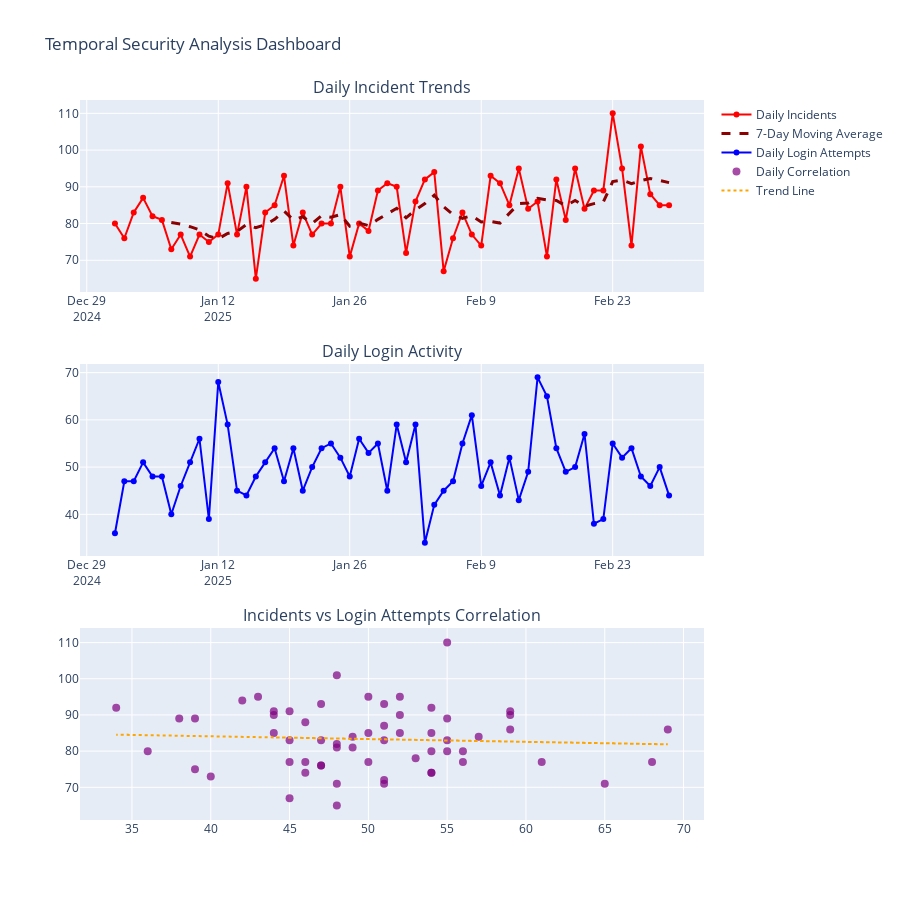

Notebook source saved alongside this figure:
### Markdown cell above
<a id="temporal"></a>
## 4. Temporal Analysis & Trends

Analyze incident patterns over time, identify trends, seasonality, and temporal correlations.

### Code cell
# Time series analysis
def temporal_analysis(incidents_clean, logins_clean):
    """Perform comprehensive temporal analysis"""
    print("TEMPORAL ANALYSIS & TRENDS")

    # Daily incident trends
    daily_incidents = incidents_clean.groupby('date').size().reset_index(name='incidents')
    daily_incidents['date'] = pd.to_datetime(daily_incidents['date'])
    daily_incidents = daily_incidents.sort_values('date')

    # Daily login trends
    daily_logins = logins_clean.groupby('date').size().reset_index(name='login_attempts')
    daily_logins['date'] = pd.to_datetime(daily_logins['date'])
    daily_logins = daily_logins.sort_values('date')

    # Create comprehensive time series plot
    fig = make_subplots(
        rows=3, cols=1,
        subplot_titles=(
            'Daily Incident Trends',
            'Daily Login Activity',
            'Incidents vs Login Attempts Correlation'
        ),
        vertical_spacing=0.1
    )

    # Daily incidents
    fig.add_trace(
        go.Scatter(
            x=daily_incidents['date'],
            y=daily_incidents['incidents'],
            mode='lines+markers',
            name='Daily Incidents',
            line=dict(color='red', width=2)
        ),
        row=1, col=1
    )

    # 7-day moving average
    daily_incidents['7day_ma'] = daily_incidents['incidents'].rolling(window=7).mean()
    fig.add_trace(
        go.Scatter(
            x=daily_incidents['date'],
            y=daily_incidents['7day_ma'],
            mode='lines',
            name='7-Day Moving Average',
            line=dict(color='darkred', width=3, dash='dash')
        ),
        row=1, col=1
    )

    # Daily logins
    fig.add_trace(
        go.Scatter(
            x=daily_logins['date'],
            y=daily_logins['login_attempts'],
            mode='lines+markers',
            name='Daily Login Attempts',
            line=dict(color='blue', width=2)
        ),
        row=2, col=1
    )

    # Correlation plot
    merged_daily = pd.merge(daily_incidents, daily_logins, on='date', how='outer').fillna(0)
    fig.add_trace(
        go.Scatter(
            x=merged_daily['login_attempts'],
            y=merged_daily['incidents'],
            mode='markers',
            name='Daily Correlation',
            marker=dict(size=8, color='purple', opacity=0.7)
        ),
        row=3, col=1
    )

    # Trend line
    if len(merged_daily) > 1:
        slope, intercept = np.polyfit(
            merged_daily['login_attempts'],
            merged_daily['incidents'],
            1
        )
        fig.add_trace(
            go.Scatter(
                x=merged_daily['login_attempts'],
                y=slope * merged_daily['login_attempts'] + intercept,
                mode='lines',
                name='Trend Line',
                line=dict(color='orange', width=2, dash='dot')
            ),
            row=3, col=1
        )

    fig.update_layout(
        height=900,
        title_text="Temporal Security Analysis Dashboard",
        showlegend=True
    )

    fig.show()

    print("\nTEMPORAL STATISTICS:")
    print(f" Date range: {daily_incidents['date'].min()} to {daily_incidents['date'].max()}")
    print(f" Average daily incidents: {daily_incidents['incidents'].mean():.1f}")
    print(f" Peak daily incidents: {daily_incidents['incidents'].max()}")
    print(f" Average daily logins: {daily_logins['login_attempts'].mean():.1f}")
    print(f" Daily correlation (Incidents vs Logins): {merged_daily['incidents'].corr(merged_daily['login_attempts']):.3f}")

    return daily_incidents, daily_logins, merged_daily


daily_incidents, daily_logins, merged_daily = temporal_analysis(
    incidents_clean, logins_clean
)

### Figure 1 — Plotly figure (JSON) as saved in the notebook; plotly's stock layout.template omitted (floating-point values rounded to 4 significant figures)
{"data": [{"line": {"color": "red", "width": 2}, "mode": "lines+markers", "name": "Daily Incidents", "x": ["2025-01-01T00:00:00", "2025-01-02T00:00:00", "2025-01-03T00:00:00", "2025-01-04T00:00:00", "2025-01-05T00:00:00", "2025-01-06T00:00:00", "2025-01-07T00:00:00", "2025-01-08T00:00:00", "2025-01-09T00:00:00", "2025-01-10T00:00:00", "2025-01-11T00:00:00", "2025-01-12T00:00:00", "2025-01-13T00:00:00", "2025-01-14T00:00:00", "2025-01-15T00:00:00", "2025-01-16T00:00:00", "2025-01-17T00:00:00", "2025-01-18T00:00:00", "2025-01-19T00:00:00", "2025-01-20T00:00:00", "2025-01-21T00:00:00", "2025-01-22T00:00:00", "2025-01-23T00:00:00", "2025-01-24T00:00:00", "2025-01-25T00:00:00", "2025-01-26T00:00:00", "2025-01-27T00:00:00", "2025-01-28T00:00:00", "2025-01-29T00:00:00", "2025-01-30T00:00:00", "2025-01-31T00:00:00", "2025-02-01T00:00:00", "2025-02-02T00:00:00", "2025-02-03T00:00:00", "2025-02-04T00:00:00", "2025-02-05T00:00:00", "2025-02-06T00:00:00", "2025-02-07T00:00:00", "2025-02-08T00:00:00", "2025-02-09T00:00:00", "2025-02-10T00:00:00", "2025-02-11T00:00:00", "2025-02-12T00:00:00", "2025-02-13T00:00:00", "2025-02-14T00:00:00", "2025-02-15T00:00:00", "2025-02-16T00:00:00", "2025-02-17T00:00:00", "2025-02-18T00:00:00", "2025-02-19T00:00:00", "2025-02-20T00:00:00", "2025-02-21T00:00:00", "2025-02-22T00:00:00", "2025-02-23T00:00:00", "2025-02-24T00:00:00", "2025-02-25T00:00:00", "2025-02-26T00:00:00", "2025-02-27T00:00:00", "2025-02-28T00:00:00", "2025-03-01T00:00:00"], "y": [80, 76, 83, 87, 82, 81, 73, 77, 71, 77, 75, 77, 91, 77, 90, 65, 83, 85, 93, 74, 83, 77, 80, 80, 90, 71, 80, 78, 89, 91, 90, 72, 86, 92, 94, 67, 76, 83, 77, 74, 93, 91, 85, 95, 84, 86, 71, 92, 81, 95, 84, 89, 89, 110, 95, 74, 101, 88, 85, 85], "type": "scatter", "xaxis": "x", "yaxis": "y"}, {"line": {"color": "darkred", "dash": "dash", "width": 3}, "mode": "lines", "name": "7-Day Moving Average", "x": ["2025-01-01T00:00:00", "2025-01-02T00:00:00", "2025-01-03T00:00:00", "2025-01-04T00:00:00", "2025-01-05T00:00:00", "2025-01-06T00:00:00", "2025-01-07T00:00:00", "2025-01-08T00:00:00", "2025-01-09T00:00:00", "2025-01-10T00:00:00", "2025-01-11T00:00:00", "2025-01-12T00:00:00", "2025-01-13T00:00:00", "2025-01-14T00:00:00", "2025-01-15T00:00:00", "2025-01-16T00:00:00", "2025-01-17T00:00:00", "2025-01-18T00:00:00", "2025-01-19T00:00:00", "2025-01-20T00:00:00", "2025-01-21T00:00:00", "2025-01-22T00:00:00", "2025-01-23T00:00:00", "2025-01-24T00:00:00", "2025-01-25T00:00:00", "2025-01-26T00:00:00", "2025-01-27T00:00:00", "2025-01-28T00:00:00", "2025-01-29T00:00:00", "2025-01-30T00:00:00", "2025-01-31T00:00:00", "2025-02-01T00:00:00", "2025-02-02T00:00:00", "2025-02-03T00:00:00", "2025-02-04T00:00:00", "2025-02-05T00:00:00", "2025-02-06T00:00:00", "2025-02-07T00:00:00", "2025-02-08T00:00:00", "2025-02-09T00:00:00", "2025-02-10T00:00:00", "2025-02-11T00:00:00", "2025-02-12T00:00:00", "2025-02-13T00:00:00", "2025-02-14T00:00:00", "2025-02-15T00:00:00", "2025-02-16T00:00:00", "2025-02-17T00:00:00", "2025-02-18T00:00:00", "2025-02-19T00:00:00", "2025-02-20T00:00:00", "2025-02-21T00:00:00", "2025-02-22T00:00:00", "2025-02-23T00:00:00", "2025-02-24T00:00:00", "2025-02-25T00:00:00", "2025-02-26T00:00:00", "2025-02-27T00:00:00", "2025-02-28T00:00:00", "2025-03-01T00:00:00"], "y": [null, null, null, null, null, null, 80.29, 79.86, 79.14, 78.29, 76.57, 75.86, 77.29, 77.86, 79.71, 78.86, 79.71, 81.14, 83.43, 81, 81.86, 80, 82.14, 81.71, 82.43, 79.29, 80.14, 79.43, 81.14, 82.71, 84.14, 81.57, 83.71, 85.43, 87.71, 84.57, 82.43, 81.43, 82.14, 80.43, 80.57, 80.14, 82.71, 85.43, 85.57, 86.86, 86.43, 86.29, 84.86, 86.29, 84.71, 85.43, 85.86, 91.43, 91.86, 90.86, 91.71, 92.29, 91.71, 91.14], "type": "scatter", "xaxis": "x", "yaxis": "y"}, {"line": {"color": "blue", "width": 2}, "mode": "lines+markers", "name": "Daily Login Attempts", "x": ["2025-01-01T00:00:00", "2025-01-02T00:00:00", "2025-01-03T00:00:00", "2025-01-04T00:00:00", "2025-01-05T00:00:00", "2025-01-06T00:00:00", "2025-01-07T00:00:00", "2025-01-08T00:00:00", "2025-01-09T00:00:00", "2025-01-10T00:00:00", "2025-01-11T00:00:00", "2025-01-12T00:00:00", "2025-01-13T00:00:00", "2025-01-14T00:00:00", "2025-01-15T00:00:00", "2025-01-16T00:00:00", "2025-01-17T00:00:00", "2025-01-18T00:00:00", "2025-01-19T00:00:00", "2025-01-20T00:00:00", "2025-01-21T00:00:00", "2025-01-22T00:00:00", "2025-01-23T00:00:00", "2025-01-24T00:00:00", "2025-01-25T00:00:00", "2025-01-26T00:00:00", "2025-01-27T00:00:00", "2025-01-28T00:00:00", "2025-01-29T00:00:00", "2025-01-30T00:00:00", "2025-01-31T00:00:00", "2025-02-01T00:00:00", "2025-02-02T00:00:00", "2025-02-03T00:00:00", "2025-02-04T00:00:00", "2025-02-05T00:00:00", "2025-02-06T00:00:00", "2025-02-07T00:00:00", "2025-02-08T00:00:00", "2025-02-09T00:00:00", "2025-02-10T00:00:00", "2025-02-11T00:00:00", "2025-02-12T00:00:00", "2025-02-13T00:00:00", "2025-02-14T00:00:00", "2025-02-15T00:00:00", "2025-02-16T00:00:00", "2025-02-17T00:00:00", "2025-02-18T00:00:00", "2025-02-19T00:00:00", "2025-02-20T00:00:00", "2025-02-21T00:00:00", "2025-02-22T00:00:00", "2025-02-23T00:00:00", "2025-02-24T00:00:00", "2025-02-25T00:00:00", "2025-02-26T00:00:00", "2025-02-27T00:00:00", "2025-02-28T00:00:00", "2025-03-01T00:00:00"], "y": [36, 47, 47, 51, 48, 48, 40, 46, 51, 56, 39, 68, 59, 45, 44, 48, 51, 54, 47, 54, 45, 50, 54, 55, 52, 48, 56, 53, 55, 45, 59, 51, 59, 34, 42, 45, 47, 55, 61, 46, 51, 44, 52, 43, 49, 69, 65, 54, 49, 50, 57, 38, 39, 55, 52, 54, 48, 46, 50, 44], "type": "scatter", "xaxis": "x2", "yaxis": "y2"}, {"marker": {"color": "purple", "opacity": 0.7, "size": 8}, "mode": "markers", "name": "Daily Correlation", "x": [36, 47, 47, 51, 48, 48, 40, 46, 51, 56, 39, 68, 59, 45, 44, 48, 51, 54, 47, 54, 45, 50, 54, 55, 52, 48, 56, 53, 55, 45, 59, 51, 59, 34, 42, 45, 47, 55, 61, 46, 51, 44, 52, 43, 49, 69, 65, 54, 49, 50, 57, 38, 39, 55, 52, 54, 48, 46, 50, 44], "y": [80, 76, 83, 87, 82, 81, 73, 77, 71, 77, 75, 77, 91, 77, 90, 65, 83, 85, 93, 74, 83, 77, 80, 80, 90, 71, 80, 78, 89, 91, 90, 72, 86, 92, 94, 67, 76, 83, 77, 74, 93, 91, 85, 95, 84, 86, 71, 92, 81, 95, 84, 89, 89, 110, 95, 74, 101, 88, 85, 85], "type": "scatter", "xaxis": "x3", "yaxis": "y3"}, {"line": {"color": "orange", "dash": "dot", "width": 2}, "mode": "lines", "name": "Trend Line", "x": [36, 47, 47, 51, 48, 48, 40, 46, 51, 56, 39, 68, 59, 45, 44, 48, 51, 54, 47, 54, 45, 50, 54, 55, 52, 48, 56, 53, 55, 45, 59, 51, 59, 34, 42, 45, 47, 55, 61, 46, 51, 44, 52, 43, 49, 69, 65, 54, 49, 50, 57, 38, 39, 55, 52, 54, 48, 46, 50, 44], "y": [84.4, 83.56, 83.56, 83.26, 83.49, 83.49, 84.1, 83.64, 83.26, 82.87, 84.18, 81.96, 82.64, 83.72, 83.79, 83.49, 83.26, 83.03, 83.56, 83.03, 83.72, 83.33, 83.03, 82.95, 83.18, 83.49, 82.87, 83.1, 82.95, 83.72, 82.64, 83.26, 82.64, 84.56, 83.95, 83.72, 83.56, 82.95, 82.49, 83.64, 83.26, 83.79, 83.18, 83.87, 83.41, 81.88, 82.19, 83.03, 83.41, 83.33, 82.8, 84.25, 84.18, 82.95, 83.18, 83.03, 83.49, 83.64, 83.33, 83.79], "type": "scatter", "xaxis": "x3", "yaxis": "y3"}], "layout": {"xaxis": {"anchor": "y", "domain": [0, 1]}, "yaxis": {"anchor": "x", "domain": [0.7333, 1]}, "xaxis2": {"anchor": "y2", "domain": [0, 1]}, "yaxis2": {"anchor": "x2", "domain": [0.3667, 0.6333]}, "xaxis3": {"anchor": "y3", "domain": [0, 1]}, "yaxis3": {"anchor": "x3", "domain": [0, 0.2667]}, "annotations": [{"font": {"size": 16}, "showarrow": false, "text": "Daily Incident Trends", "x": 0.5, "xanchor": "center", "xref": "paper", "y": 1, "yanchor": "bottom", "yref": "paper"}, {"font": {"size": 16}, "showarrow": false, "text": "Daily Login Activity", "x": 0.5, "xanchor": "center", "xref": "paper", "y": 0.6333, "yanchor": "bottom", "yref": "paper"}, {"font": {"size": 16}, "showarrow": false, "text": "Incidents vs Login Attempts Correlation", "x": 0.5, "xanchor": "center", "xref": "paper", "y": 0.2667, "yanchor": "bottom", "yref": "paper"}], "title": {"text": "Temporal Security Analysis Dashboard"}, "height": 900, "showlegend": true}}
